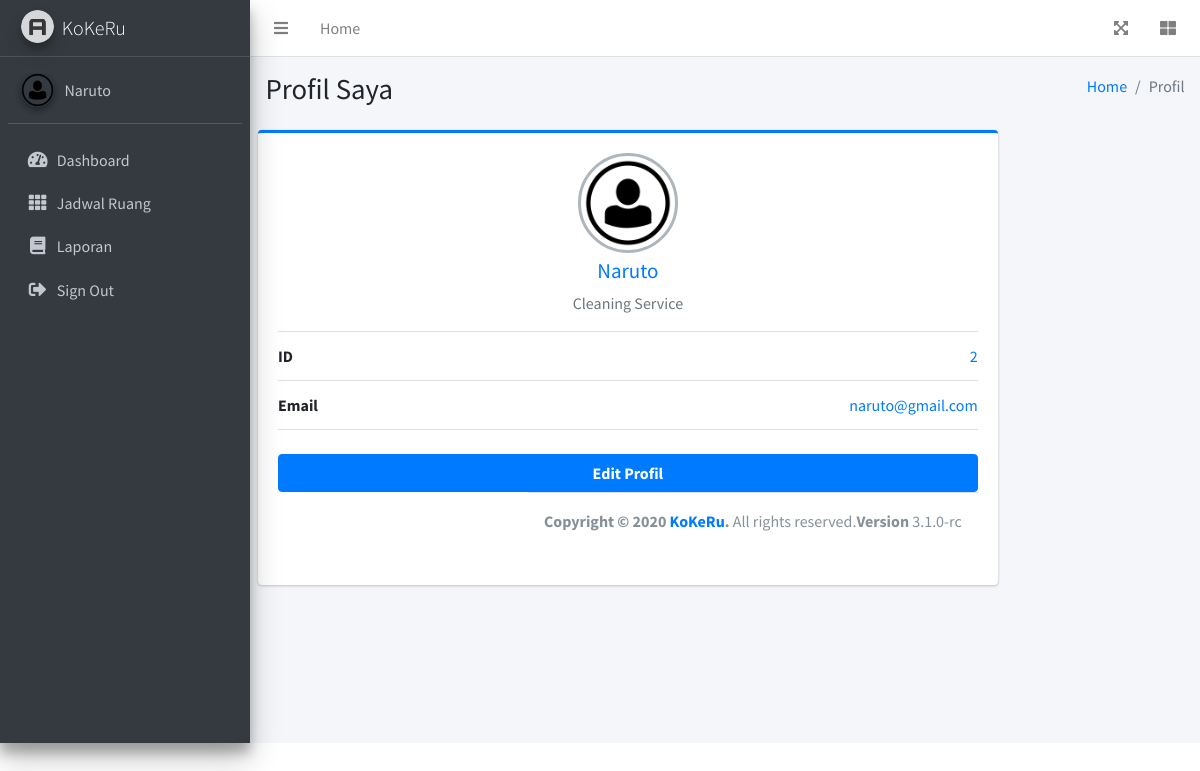
The app's page /pages/forms/peng_profil.php (signed in) with its own data.
### tables this page shows
CREATE TABLE `pengelola` (
  `id_peng` int(4) NOT NULL,
  `nama_peng` varchar(50) NOT NULL,
  `email` varchar(255) NOT NULL,
  `password` varchar(255) NOT NULL
);

### pages/forms/peng_profil.php (the view, shortened to what this page needs)
<!DOCTYPE html>
<html lang="en">
<head>
  <link rel="stylesheet" href="../../plugins/fontawesome-free/css/all.min.css">
  <link rel="stylesheet" href="../../dist/css/adminlte.min.css">
</head>
<body class="hold-transition sidebar-mini">
<?php
  require_once('db_login.php');
?>
<div class="wrapper">
  <nav class="main-header navbar navbar-expand navbar-white navbar-light">
    <ul class="navbar-nav">
      <li class="nav-item">
        <a class="nav-link" data-widget="pushmenu" href="#" role="button"><i class="fas fa-bars"></i></a>
      </li>
      <li class="nav-item d-none d-sm-inline-block">
        <a href="peng_home.php" class="nav-link">Home</a>
      </li>
    </ul>
    <ul class="navbar-nav ml-auto">
      <li class="nav-item">
        <a class="nav-link" data-widget="fullscreen" href="#" role="button">
          <i class="fas fa-expand-arrows-alt"></i>
        </a>
      </li>
      <li class="nav-item">
        <a class="nav-link" data-widget="control-sidebar" data-slide="true" href="#" role="button">
          <i class="fas fa-th-large"></i>
        </a>
      </li>
    </ul>
  </nav>
  <aside class="main-sidebar sidebar-dark-primary elevation-4">
    <a href="peng_home.php" class="brand-link">
      <img src="../../dist/img/AdminLTELogo.png" alt="AdminLTE Logo" class="brand-image img-circle elevation-3" style="opacity: .8">
      <span class="brand-text font-weight-light">KoKeRu</span>
    </a>
    <div class="sidebar">
      <div class="user-panel mt-3 pb-3 mb-3 d-flex">
        <div class="image">
          <img src="../../dist/img/avatar1.png" class="img-circle elevation-2" alt="User Image">
        </div>
        <div class="info">
          <?php
            $query = "SELECT nama_peng FROM pengelola WHERE email = '".$_SESSION['username']."'";
            $result = $db->query($query);
            $row = $result->fetch_object();
            echo "<a href='peng_profil.php' class='d-block'>".$row->nama_peng."</a>";
          ?>
        </div>
      </div>
      <nav class="mt-2">
        <ul class="nav nav-pills nav-sidebar flex-column" data-widget="treeview" role="menu" data-accordion="false">
		  <li class="nav-item">
            <a href="peng_home.php" class="nav-link">
              <i class="nav-icon fas fa-tachometer-alt"></i>
              <p>
                Dashboard
              </p>
            </a>
          </li>
          <li class="nav-item">
            <a href="peng_ruang_tampilan.php?id=all" class="nav-link">
              <i class="nav-icon fas fa-th"></i>
              <p>
                Jadwal Ruang
              </p>
            </a>
          </li>
          <li class="nav-item">
            <a href="tampil_laporan.php?tanggal=<?php date_default_timezone_set("Asia/Jakarta"); echo date('Y-m-d');?>&status=all" class="nav-link">
              <i class="nav-icon fas fa-book"></i>
              <p>
                Laporan
              </p>
            </a>
		</li>
          <li class="nav-item">
         <li class="nav-item">
            <a href="logout.php" class="nav-link">
              <i class="nav-icon fas fa-sign-out-alt"></i>
              <p>
                Sign Out
              </p>
            </a>
          </li>
      </nav>
    </div>
  </aside>
  <div class="content-wrapper">
    <section class="content-header">
      <div class="container-fluid">
        <div class="row mb-2">
          <div class="col-sm-6">
            <h1>Profil Saya</h1>
          </div>
          <div class="col-sm-6">
            <ol class="breadcrumb float-sm-right">
              <li class="breadcrumb-item"><a href="#">Home</a></li>
              <li class="breadcrumb-item active">Profil</li>
            </ol>
          </div>
        </div>
      </div>
    </section>
    <section class="content">
      <div class="container-fluid" id="card">
       <div class="row">
              <div>
                <div class="card card-primary card-outline">
                  <div class="card-body box-profile">
                    <div class="text-center">
                      <img class="profile-user-img img-fluid img-circle"
                           src="../../dist/img/avatar1.png"
                           alt="User profile picture">
                    </div>
                    <h3 class="profile-username text-center"><?php
            $query = "SELECT nama_peng FROM pengelola WHERE email = '".$_SESSION['username']."'";
            $result = $db->query($query);
            $row = $result->fetch_object();
            echo "<a class='d-block'>".$row->nama_peng."</a>";
          ?></h3>
                    <p class="text-muted text-center">Cleaning Service</p>
                    <ul class="list-group list-group-unbordered mb-3">
                     <?php
                    $query = ' SELECT * FROM pengelola WHERE email ="'. $_SESSION['username'] .'"';
                    $result = $db->query($query);
                    while ($row = $result->fetch_object()){
                        echo '<li class="list-group-item">';
                        echo '<b>ID</b> <a class="float-right">'.$row->id_peng.'</a>';
						echo '</li>';
                        echo '<li class="list-group-item">';
                        echo '<b>Email</b> <a class="float-right">'.$row->email.'</a>';
						echo '</li>';
						echo '<table>';
						echo '<br>';
						echo '<a href="peng_edit_profile.php?id= '.$row->id_peng.'" class="btn btn-primary btn-block"><b>Edit Profil</b></a>';
                    }
                ?>
                    </ul>
                  </div>
               </div>
              </div>
            </div>
          </div>
           </section>
        </div>
      </div>
  <footer class="main-footer">
    <div class="float-right d-none d-sm-block">
      <b>Version</b> 3.1.0-rc
    </div>
    <strong>Copyright &copy; 2020 <a href="https://adminlte.io">KoKeRu</a>.</strong> All rights reserved.
  </footer>
</body>
</html>

### records on screen
pengelola: nama_peng "Naruto", id_peng "2", email "naruto@gmail.com"
